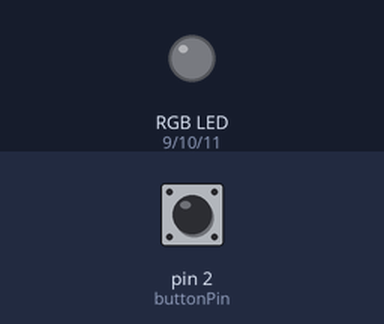
Bench run of a sketch on a simulated Arduino Uno, built with avr-gcc and run on an emulated ATmega328P. Shown: an RGB LED mixed from three pins (HIGH = lit). Inputs (shaded band) come from the test bench; at power-on: pin 2 (buttonPin) HIGH.

Above: at 1.2 s.
1.3 s: pin 2 (buttonPin) pulled LOW for 0.15 s
At 2.0 s:
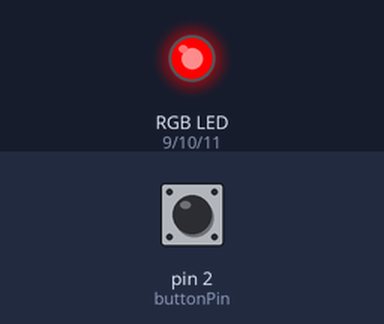
2.9 s: pin 2 (buttonPin) pulled LOW for 1 s
At 3.2 s:
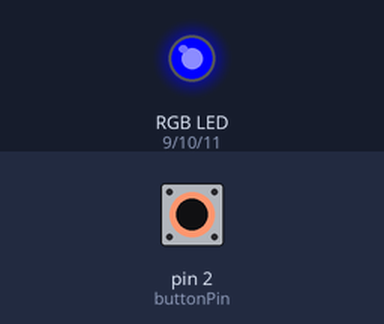
5.4 s: pin 2 (buttonPin) pulled LOW for 0.15 s
At 6.3 s:
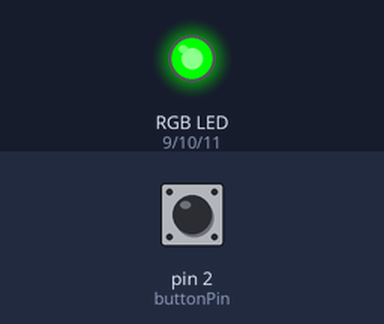
7.0 s: pin 2 (buttonPin) pulled LOW for 3.2 s
At 7.5 s:
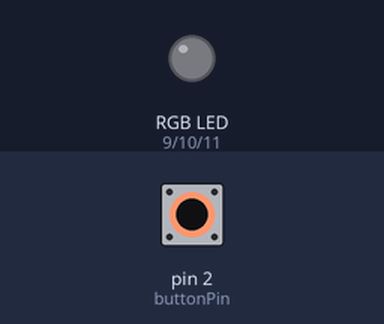
Timing chart, 0 to 10.0 s (numbered marks = the images above; inputs shaded):
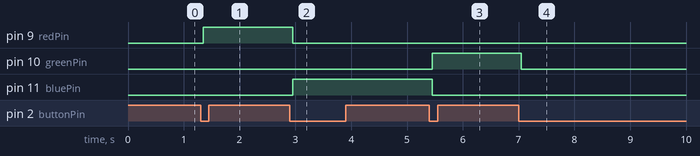

Measured:
- after the input at 1.3 s, pin 9 (redPin): LOW → HIGH after 0.05 s
- after the input at 2.9 s, pin 9 (redPin): HIGH → LOW after 0.05 s; pin 11 (bluePin): LOW → HIGH after 0.05 s
- after the input at 5.4 s, pin 10 (greenPin): LOW → HIGH after 0.05 s; pin 11 (bluePin): HIGH → LOW after 0.05 s
- after the input at 7.0 s, pin 10 (greenPin): HIGH → LOW after 0.05 s

The sketch:

sketch_feb20a.ino
```cpp
// Define pins for RGB LED and button
const int redPin = 9;
const int greenPin = 10;
const int bluePin = 11;
const int buttonPin = 2;

// Define variables for LED colors and button press
int redVal = 0;
int greenVal = 0;
int blueVal = 0;
int buttonState = 0;
int lastButtonState = 0;
int count = 0;

void setup() {
  // Set RGB LED pins as output
  pinMode(redPin, OUTPUT);
  pinMode(greenPin, OUTPUT);
  pinMode(bluePin, OUTPUT);

  // Set button pin as input
  pinMode(buttonPin, INPUT_PULLUP);
}

void loop() {
  // Read the button state
  buttonState = digitalRead(buttonPin);

  // If the button is pressed, increase the count and wait for it to be released
  if (buttonState == LOW && lastButtonState == HIGH) {
    count++;
    delay(50); // Debouncing delay
  }

  // Update last button state
  lastButtonState = buttonState;

  // Turn on the LED depending on the count
  if (count == 1) {
    redVal = 255;
    greenVal = 0;
    blueVal = 0;
  }
  else if (count == 2) {
    redVal = 0;
    greenVal = 0;
    blueVal = 255;
  }
  else if (count == 3) {
    redVal = 0;
    greenVal = 255;
    blueVal = 0;
  }
  else if (count == 4) {
    redVal = 0;
    greenVal = 0;
    blueVal = 0;
    count = 0;
  }

  // Update the LED colors
  analogWrite(redPin, redVal);
  analogWrite(greenPin, greenVal);
  analogWrite(bluePin, blueVal);
}
```
